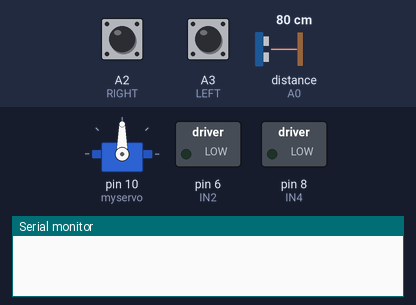
A sketch run on a simulated Arduino Uno, built with avr-gcc and run on an emulated ATmega328P. Shown: servo, switched loads named in the sketch (green lamp = pin HIGH), the last lines printed to the serial monitor. The test bench sets the inputs (shaded band); at power-on: distance to the obstacle (sensor on A0) 80 cm, A2 (RIGHT) LOW, A3 (LEFT) LOW. The echo pulse lasts 58.3 µs per cm.

Above: at 6.6 s.
6.7 s: distance to the obstacle (sensor on A0) set to 11 cm
8.2 s: distance to the obstacle (sensor on A0) set to 8 cm
At 8.6 s:
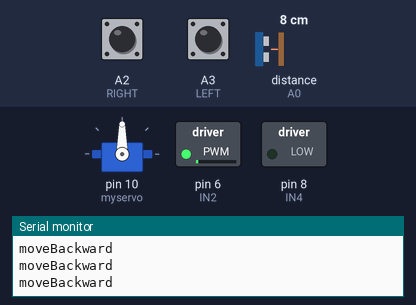
9.7 s: A2 (RIGHT) pulled HIGH for 0.15 s
At 9.79 s:
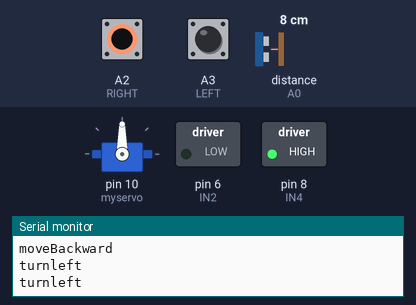
11.3 s: A3 (LEFT) pulled HIGH for 0.15 s
At 11.38 s:
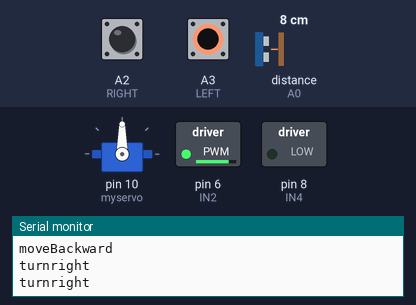
12.9 s: A3 (LEFT) pulled HIGH for 3.2 s
At 17.0 s:
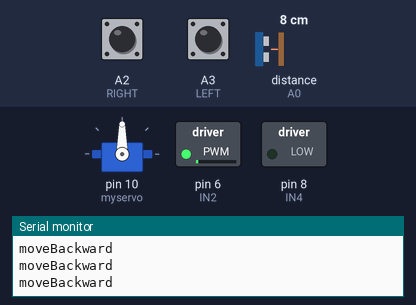
17.6 s: A2 (RIGHT) pulled HIGH for 3.2 s
At 18.8 s:
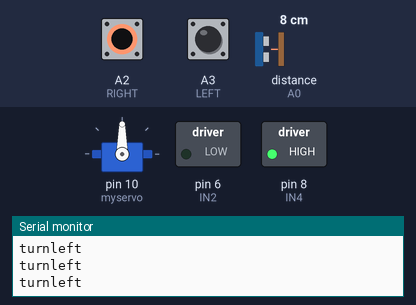
Timing chart, 0 to 22.3 s (numbered marks = the images above; inputs shaded):
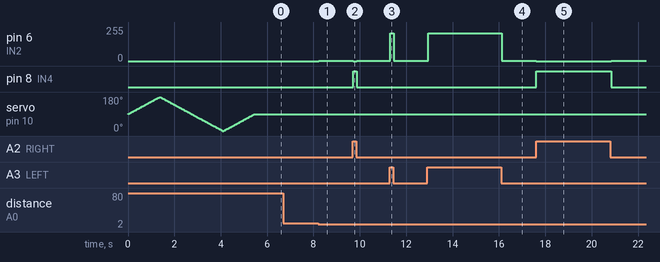

Measured:
- after the input at 6.7 s, every drawn part: stays the same
- after the input at 8.2 s, pin 6 (IN2): 0/255 → 1/255 at once
- after the input at 9.7 s, pin 6 (IN2): 1/255 → 0/255 at once, → 1/255 0.15 s later; pin 8 (IN4): LOW → HIGH at once, → LOW 0.15 s later
- after the input at 11.3 s, pin 6 (IN2): 1/255 → 207/255 at once, → 1/255 0.15 s later
- after the input at 12.9 s, pin 6 (IN2): 1/255 → 207/255 after 0.05 s, → 1/255 3.2 s later
- after the input at 17.6 s, pin 6 (IN2): 1/255 → 0/255 at once, → 1/255 3.2 s later; pin 8 (IN4): LOW → HIGH at once, → LOW 3.2 s later

The sketch:

Arduino_Follow_Me_Robot_yt.ino
```cpp
//Arduino Human Following Robot
// You have to Install the AFMotor and NewPing library Before Uploading the sketch//
// To install the libraries ( first download the AF Motor driver, NewPing and Servo Library zip file //
// then Go to Skecth >> Include Library >> Add .Zip Library >> Select The downloaded zip file >> Done) //
// Contact me on instagram for any question(Insta Id : M_ideas_youtube)


#include<NewPing.h>
#include<Servo.h>

#define RIGHT A2
#define LEFT A3
#define TRIGGER_PIN A1
#define ECHO_PIN A0
#define MAX_DISTANCE 100

#define IN1 5
#define IN2 6
#define IN3 7
#define IN4 8


NewPing sonar(TRIGGER_PIN, ECHO_PIN, MAX_DISTANCE);

#define MOTOR_SPEED 255 // Adjust the speed as needed

Servo myservo;

int pos =0;

void setup() {
  // put your setup code here, to run once:
  Serial.begin(9600);
myservo.attach(10);
{
for(pos = 90; pos <= 180; pos += 1){
  myservo.write(pos);
  delay(15);
} for(pos = 180; pos >= 0; pos-= 1) {
  myservo.write(pos);
  delay(15);
}for(pos = 0; pos<=90; pos += 1) {
  myservo.write(pos);
  delay(15);
}
}
pinMode(RIGHT, INPUT);
pinMode(LEFT, INPUT);

}

void loop() {
  // put your main code here, to run repeatedly:

  delay(50);
 unsigned int distance = sonar.ping_cm();
// Serial.print("distance");
// Serial.println(distance);


int Right_Value = digitalRead(RIGHT);
int Left_Value = digitalRead(LEFT);

// Serial.print("RIGHT");
// Serial.println(Right_Value);
// Serial.print("LEFT");
// Serial.println(Left_Value);

if((Right_Value==1) && (distance>=10 && distance<=30)&&(Left_Value==1))
{
  moveForward(MOTOR_SPEED);
}
else if((Right_Value==0) && (Left_Value==1))
{
  turnRight(MOTOR_SPEED);
}
else if((Right_Value==1)&&(Left_Value==0))
{
  turnLeft(MOTOR_SPEED);
}
else if((Right_Value==1)&&(Left_Value==1))
{
  stopmotors(MOTOR_SPEED);
}
else if(distance > 1 && distance < 10)
  {
    moveBackward(MOTOR_SPEED);
  }
}
void moveForward(int speed)
{
  digitalWrite(IN1, HIGH);
  analogWrite(IN2, speed);
  digitalWrite(IN3, HIGH);
  analogWrite(IN4, speed);
  Serial.println("moveForward");
}
void turnLeft( int speed)
{
  digitalWrite(IN1, LOW);
  digitalWrite(IN2, LOW);
  digitalWrite(IN3, HIGH);
  digitalWrite(IN4, HIGH);
  Serial.println("turnleft");
}
void turnRight( int speed)
{
  digitalWrite(IN1, HIGH);
  analogWrite(IN2, speed/1.22994);
  digitalWrite(IN3, HIGH);
  analogWrite(IN4, speed/2.3181818);
  Serial.println("turnright");
}
void moveBackward(int speed)
{
  digitalWrite(IN1, speed);
  analogWrite(IN2, HIGH);
  digitalWrite(IN3, speed);
  analogWrite(IN4, HIGH);
  Serial.println("moveBackward");
}
void stopmotors(int speed)
{
  digitalWrite(IN1, LOW);
  analogWrite(IN2, LOW);
  digitalWrite(IN3, LOW);
  analogWrite(IN4, LOW);
  Serial.println("stop motors");
}
```
